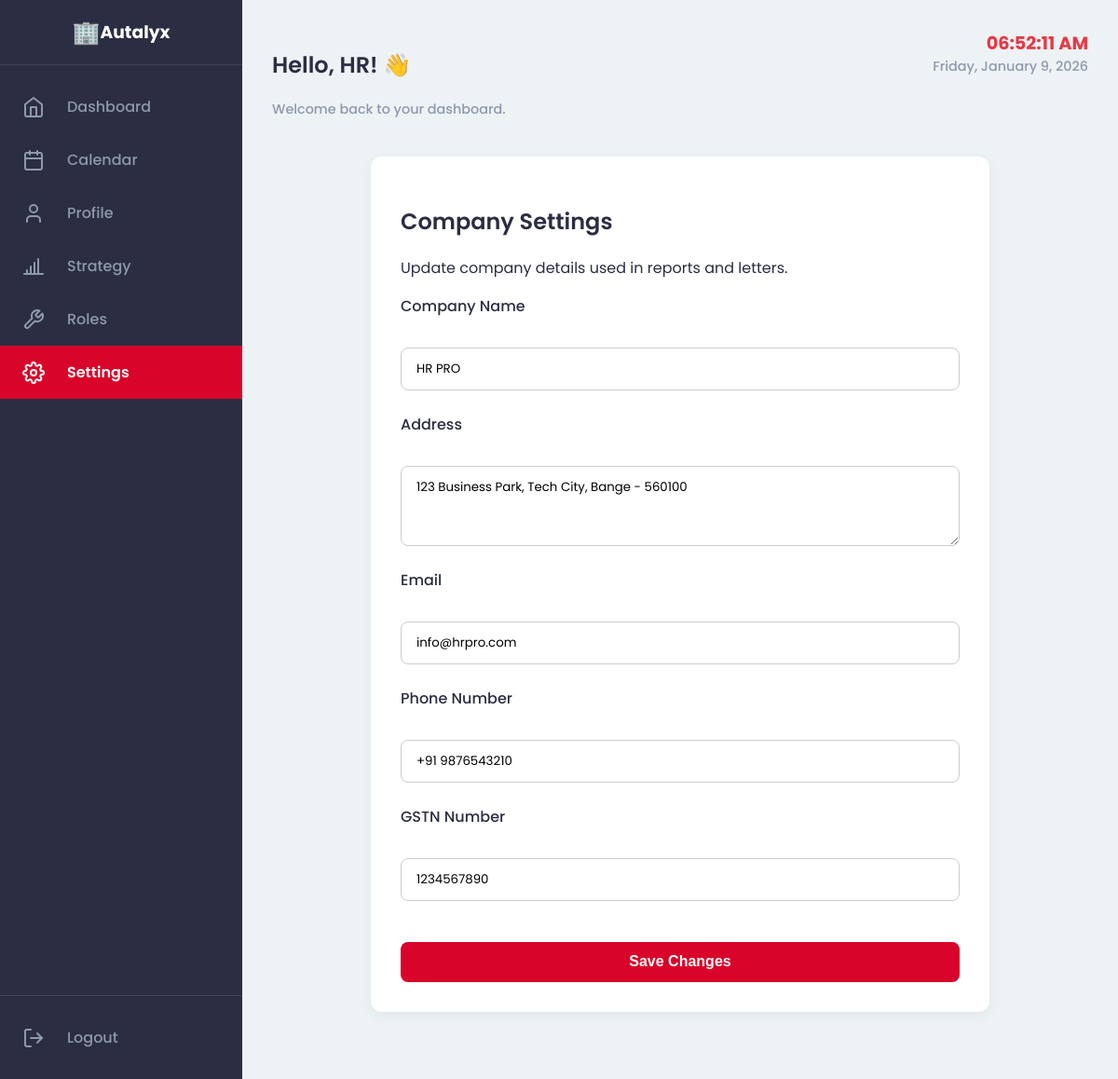
/settings (signed in), run on the app's committed database.
### app.py (models this page shows)
class CompanyInfo(db.Model):
    id = db.Column(db.Integer, primary_key=True)
    name = db.Column(db.String(100), default="HR PRO SOLUTIONS")
    address = db.Column(db.String(200), default="123 Business Park, Tech City, Bangalore - 560100")
    email = db.Column(db.String(100), default="info@hrpro.com")
    phone = db.Column(db.String(20), default="+91 9876543210")
    gstn = db.Column(db.String(50), default="")

### app.py (the view, shortened to what this page needs)
@app.route('/settings', methods=['GET', 'POST'])
@login_required
def settings():
    if current_user.role != 'hr':
        flash('Permission denied', 'error'); return redirect(url_for('dashboard'))
    info = CompanyInfo.query.first()
    if not info:
        info = CompanyInfo()
        db.session.add(info); db.session.commit()
    return render_template('settings.html', info=info)

### app.py (called while the page is built, shortened)
@login_manager.user_loader
def load_user(user_id): return db.session.get(User, int(user_id))

@app.context_processor
def inject_company_info():
    try:
        info = CompanyInfo.query.first()
    except Exception:
        info = None
    if not info or not hasattr(info, 'name'):
          return dict(company={"name":"HR PRO","address":"Default Address","email":"info@hrpro.com","phone":"+91 9999999999"})
    try:
        if Role.query.count() == 0:
            db.session.add(Role(name='HR', prefix='HR', base_role='hr'))
            db.session.add(Role(name='Supervisor', prefix='SUP', base_role='supervisor'))
            db.session.add(Role(name='Employee', prefix='EMP', base_role='employee'))
            db.session.commit()
    except:
        db.session.rollback()
    if not info:
         return dict(company={"name":"HR PRO","address":"Default Address","email":"info@hrpro.com","phone":"+91 9999999999"})
    return dict(company=info)

### templates/settings.html (shortened to what this page needs)
{% extends "base.html" %}
{% block content %}
<div class="card" style="max-width: 600px; margin: 40px auto;">
    <h2>Company Settings</h2>
    <p>Update company details used in reports and letters.</p>
    <form method="POST">
        <label for="name">Company Name</label>
        <input type="text" id="name" name="name" value="{{ info.name }}" required>
        <label for="address">Address</label>
        <textarea id="address" name="address" rows="3" required>{{ info.address }}</textarea>
        <label for="email">Email</label>
        <input type="email" id="email" name="email" value="{{ info.email }}" required>
        <label for="phone">Phone Number</label>
        <input type="text" id="phone" name="phone" value="{{ info.phone }}">
        <label for="gstn">GSTN Number</label>
        <input type="text" id="gstn" name="gstn" value="{{ info.gstn }}">
        <button type="submit" style="margin-top: 20px; width: 100%;">Save Changes</button>
    </form>
</div>
{% endblock %}

### static/css/style.css (style rules this page uses)
:root { --color-red-primary: #D90429; --color-red-secondary: #EF233C; --color-dark: #2B2D42; --color-gray: #8D99AE; --color-light: #EDF2F4; --color-white: #FFFFFF; --shadow: 0 4px 15px rgba(0, 0, 0, 0.05); --border-radius: 12px; }
body { font-family: 'Poppins', -apple-system, BlinkMacSystemFont, "Segoe UI", Roboto, "Helvetica Neue", Arial, sans-serif; margin: 0; background-color: var(--color-light); color: var(--color-dark); font-size: 16px; }
h1, h2, h3, h4, h5, h6 { color: var(--color-dark); font-weight: 600; }
.card { background-color: var(--color-white); padding: 2rem; border-radius: var(--border-radius); box-shadow: var(--shadow); margin-top: 1.5rem; }
form { display: flex; flex-direction: column; gap: 1.5rem; }
label { font-weight: 500; margin-bottom: 0.5rem; display: block; }
input[type="text"], input[type="password"], input[type="email"], input[type="date"], input[type="number"], select, textarea { width: 100%; padding: 0.75rem 1rem; border: 1px solid #ccc; border-radius: 8px; box-sizing: border-box; font-family: 'Poppins', sans-serif; transition: border-color 0.3s ease, box-shadow 0.3s ease; }
button { background-color: var(--color-red-primary); color: var(--color-white); padding: 0.8rem 1.5rem; border: none; border-radius: 8px; font-size: 1rem; font-weight: 600; cursor: pointer; transition: background-color 0.3s ease, transform 0.2s ease; align-self: flex-start; }

### data on the page
CompanyInfo: name "HR PRO", address "123 Business Park, Tech City, Bange - 560100", email "info@hrpro.com", phone "+91 9876543210", gstn "1234567890"
